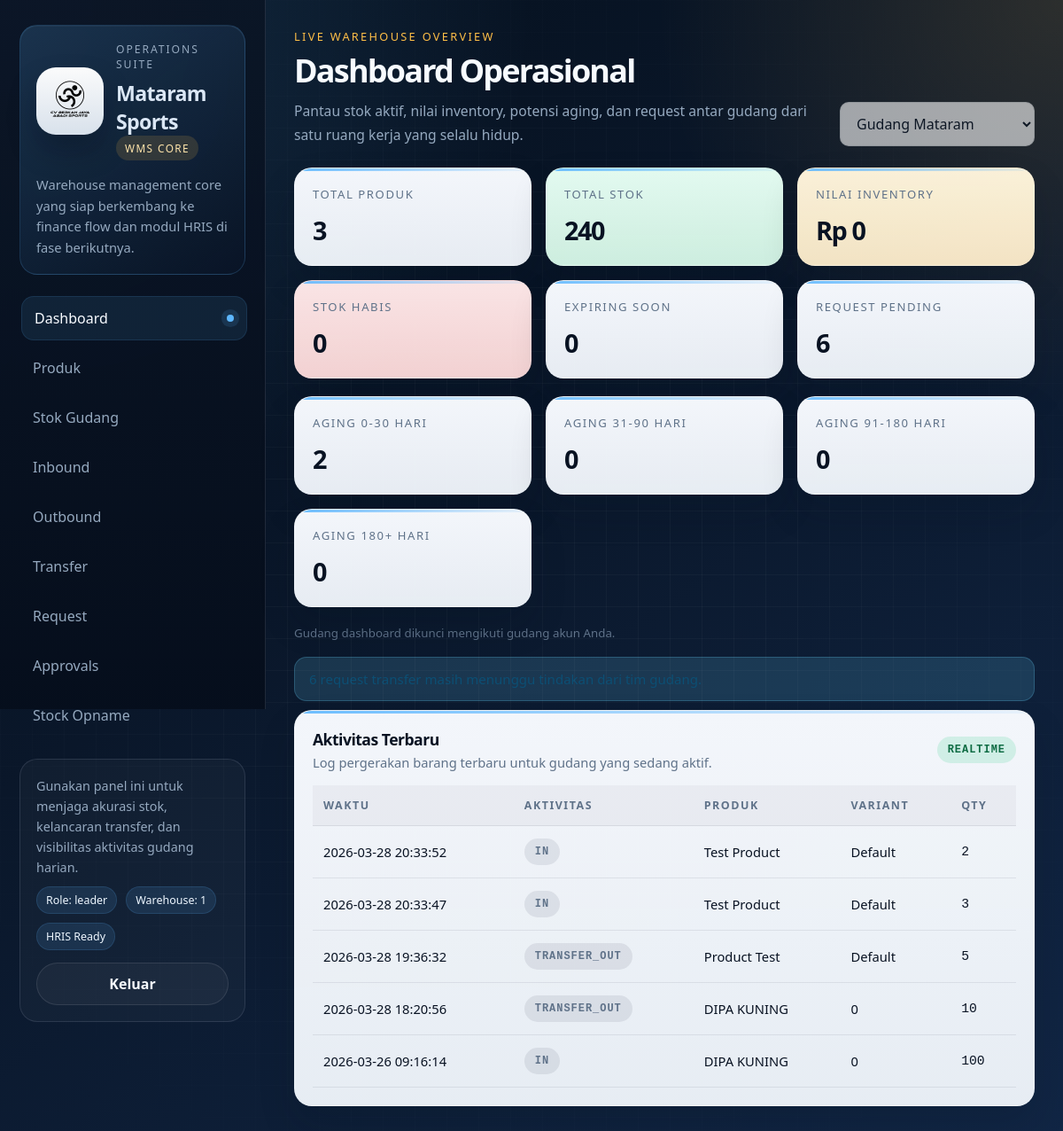
The app's page / (signed in), older data.
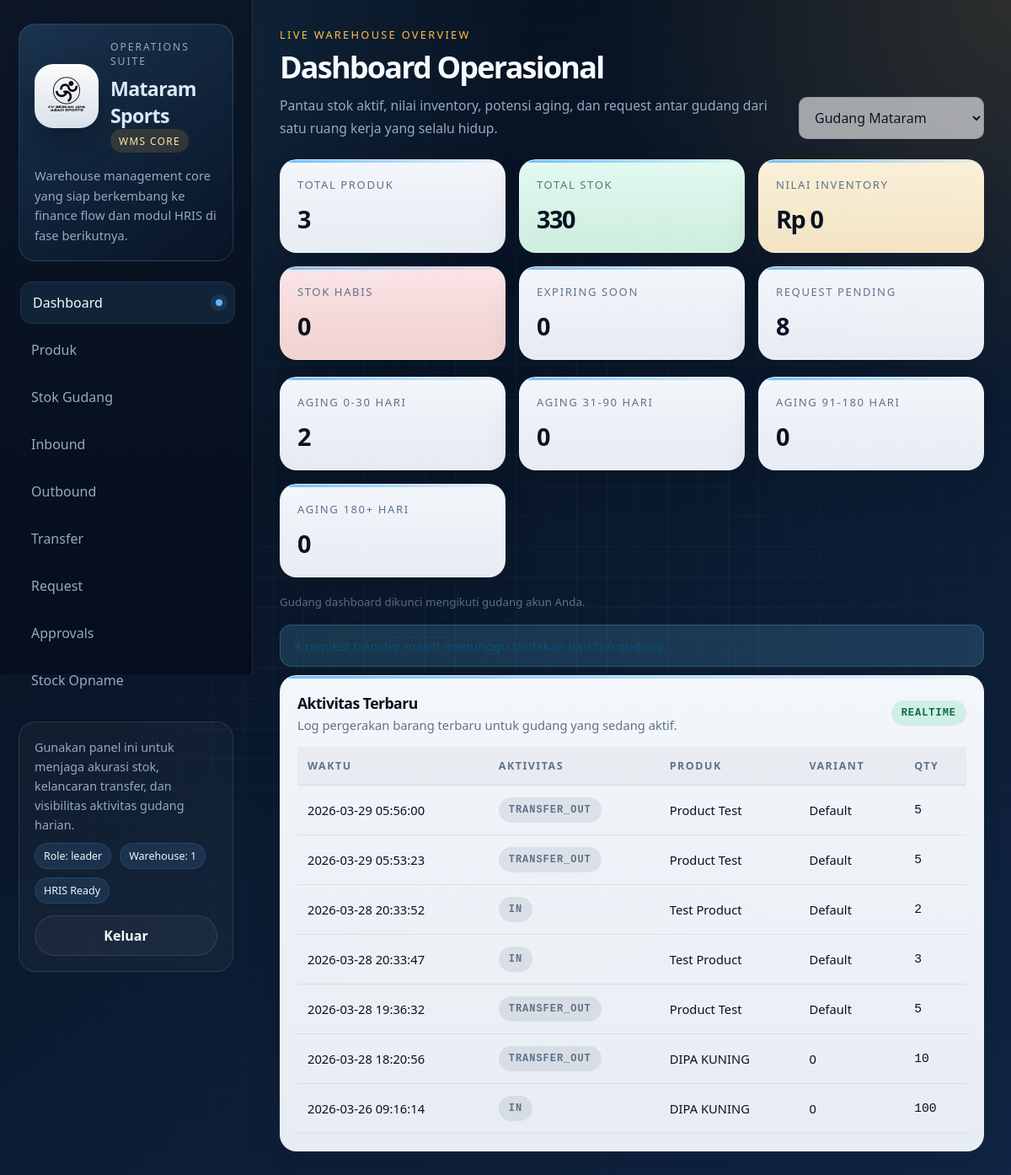
The same page, newer data.
### tables this page shows
CREATE TABLE stock_movements(
    id INTEGER PRIMARY KEY AUTOINCREMENT,
    product_id INTEGER,
    variant_id INTEGER,
    warehouse_id INTEGER,
    batch_id INTEGER,
    qty INTEGER,
    type TEXT, -- IN / OUT / TRANSFER_IN / TRANSFER_OUT
    created_at TIMESTAMP DEFAULT CURRENT_TIMESTAMP,

    FOREIGN KEY(batch_id) REFERENCES stock_batches(id)
);

CREATE TABLE products(
    id INTEGER PRIMARY KEY AUTOINCREMENT,
    sku TEXT UNIQUE,
    name TEXT,
    category_id INTEGER,
    FOREIGN KEY(category_id) REFERENCES categories(id)
);

CREATE TABLE product_variants(
    id INTEGER PRIMARY KEY AUTOINCREMENT,
    product_id INTEGER,
    variant TEXT, price_retail REAL DEFAULT 0, price_discount REAL DEFAULT 0, price_nett REAL DEFAULT 0,
    UNIQUE(product_id, variant),
    FOREIGN KEY(product_id) REFERENCES products(id) ON DELETE CASCADE
);

### routes/dashboard.py (the view)
@dashboard_bp.route("/")
def dashboard():
    db = get_db()
    warehouse_id = session.get("warehouse_id")
    if not warehouse_id:
        warehouse = db.execute("SELECT id FROM warehouses LIMIT 1").fetchone()
        warehouse_id = warehouse["id"] if warehouse else 1
        session["warehouse_id"] = warehouse_id
    warehouse_id = validate_warehouse(db, warehouse_id)
    data = get_dashboard_safe(db, warehouse_id)
    try:
        logs_raw = db.execute("""
            SELECT
                sm.created_at AS date,
                sm.type,
                sm.qty,
                p.name AS product_name,
                v.variant
            FROM stock_movements sm
            LEFT JOIN products p ON sm.product_id = p.id
            LEFT JOIN product_variants v ON sm.variant_id = v.id
            WHERE sm.warehouse_id=?
            ORDER BY datetime(sm.created_at) DESC
            LIMIT 20
        """, (warehouse_id,)).fetchall()
        logs = [dict(r) for r in logs_raw]
    except:
        logs = []
    warehouses = db.execute("""
        SELECT * FROM warehouses ORDER BY name
    """).fetchall()
    return render_template(
        "index.html",
        data=data,
        logs=logs,
        warehouses=warehouses,
        warehouse_id=warehouse_id
    )

### database.py (called while the page is built)
def get_db():
    db = g.get("db")
    if db is None:
        db_path = current_app.config["DATABASE"]
        db_dir = os.path.dirname(db_path)
        if db_dir and not os.path.exists(db_dir):
            os.makedirs(db_dir, exist_ok=True)
        db = sqlite3.connect(
            db_path,
            timeout=30,
            check_same_thread=False,
            isolation_level=None  # 🔥 AUTO COMMIT MODE
        )
        db.row_factory = sqlite3.Row
        try:
            db.execute("PRAGMA foreign_keys = ON")
            db.execute("PRAGMA journal_mode = WAL")
            db.execute("PRAGMA synchronous = NORMAL")
            db.execute("PRAGMA temp_store = MEMORY")
            db.execute("PRAGMA busy_timeout = 30000")  # 🔥 WAIT LOCK
        except:
            pass
        g.db = db
    return db

### routes/dashboard.py (called while the page is built)
def default_dashboard():
    return {
        "total_product": 0,
        "total_stock": 0,
        "stock_out": 0,
        "inventory_value": 0,
        "expiring_alert": 0,
        "pending_requests": 0,
        "aging": [0, 0, 0, 0]
    }

### templates/index.html (shortened to what this page needs)
{% extends "base.html" %}
{% block eyebrow %}Live Warehouse Overview{% endblock %}
{% block page_title %}Dashboard Operasional{% endblock %}
{% block page_subtitle %}Pantau stok aktif, nilai inventory, potensi aging, dan request antar gudang dari satu ruang kerja yang selalu hidup.{% endblock %}
{% block page_actions %}
<select id="warehouseSelect" class="pill-select" {% if session.get("role") in ["leader", "admin"] %}disabled{% endif %}>
    {% for w in warehouses %}
    <option value="{{ w.id }}" {% if warehouse_id == w.id %}selected{% endif %}>{{ w.name }}</option>
    {% endfor %}
</select>
{% endblock %}
{% block content %}
<div class="cards">
    <div class="card">
        <p>Total Produk</p>
        <h2 id="p1">{{ data.total_product }}</h2>
    </div>
    <div class="card success">
        <p>Total Stok</p>
        <h2 id="p2">{{ data.total_stock }}</h2>
    </div>
    <div class="card warning">
        <p>Nilai Inventory</p>
        <h2 id="p3">Rp {{ "{:,.0f}".format(data.inventory_value or 0).replace(",", ".") }}</h2>
    </div>
    <div class="card danger">
        <p>Stok Habis</p>
        <h2 id="p4">{{ data.stock_out }}</h2>
    </div>
    <div class="card">
        <p>Expiring Soon</p>
        <h2 id="p5">{{ data.expiring_alert }}</h2>
    </div>
    <div class="card">
        <p>Request Pending</p>
        <h2 id="p6">{{ data.pending_requests }}</h2>
    </div>
</div>
<div class="summary">
    <div class="card-mini">
        <p>Aging 0-30 Hari</p>
        <h3>{{ data.aging[0] }}</h3>
    </div>
    <div class="card-mini">
        <p>Aging 31-90 Hari</p>
        <h3>{{ data.aging[1] }}</h3>
    </div>
    <div class="card-mini">
        <p>Aging 91-180 Hari</p>
        <h3>{{ data.aging[2] }}</h3>
    </div>
    <div class="card-mini">
        <p>Aging 180+ Hari</p>
        <h3>{{ data.aging[3] }}</h3>
    </div>
</div>
{% if session.get("role") in ["leader", "admin"] %}
<small class="helper-text" style="margin-bottom:16px;">Gudang dashboard dikunci mengikuti gudang akun Anda.</small>
{% endif %}
<div class="alerts">
    {% if data.pending_requests > 0 %}
    <div class="alert info">{{ data.pending_requests }} request transfer masih menunggu tindakan dari tim gudang.</div>
    {% endif %}
</div>
<div class="table-box">
    <div class="section-title">
        <div>
            <h2>Aktivitas Terbaru</h2>
            <p>Log pergerakan barang terbaru untuk gudang yang sedang aktif.</p>
        </div>
        <span class="badge approved">Realtime</span>
    </div>
    {% if logs %}
    <table>
        <thead>
            <tr>
                <th>Waktu</th>
                <th>Aktivitas</th>
                <th>Produk</th>
                <th>Variant</th>
                <th>Qty</th>
            </tr>
        </thead>
        <tbody id="logBody">
            {% for log in logs %}
            <tr>
                <td>{{ log.date or '-' }}</td>
                <td><span class="badge">{{ log.type }}</span></td>
                <td>{{ log.product_name or '-' }}</td>
                <td>{{ log.variant or '-' }}</td>
                <td class="mono">{{ log.qty }}</td>
            </tr>
            {% endfor %}
        </tbody>
    </table>
    {% else %}
    <div class="empty-state">Belum ada aktivitas tercatat untuk gudang ini.</div>
    {% endif %}
</div>
{% endblock %}

Row changes from the older to the newer data that the page shows:
added stock_movements: created_at "2026-03-29 05:56:00", type "TRANSFER_OUT", name "Product Test", variant "Default", qty "5"
added stock_movements: created_at "2026-03-29 05:53:23", type "TRANSFER_OUT", name "Product Test", variant "Default", qty "5"
Text that changed along with them:
{{ data.total_stock }}: "240" → "330"
{{ data.pending_requests }}: "6" → "8"
